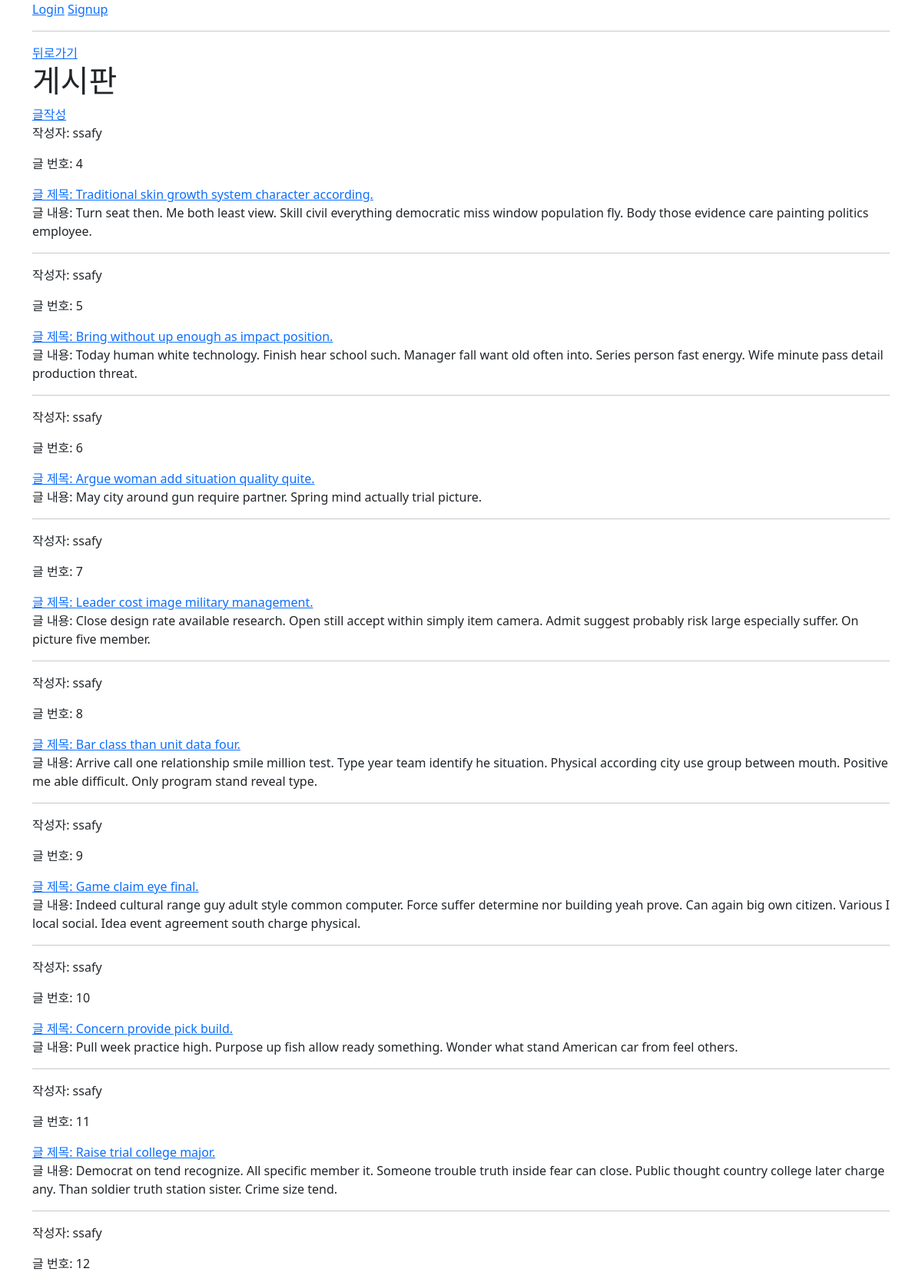
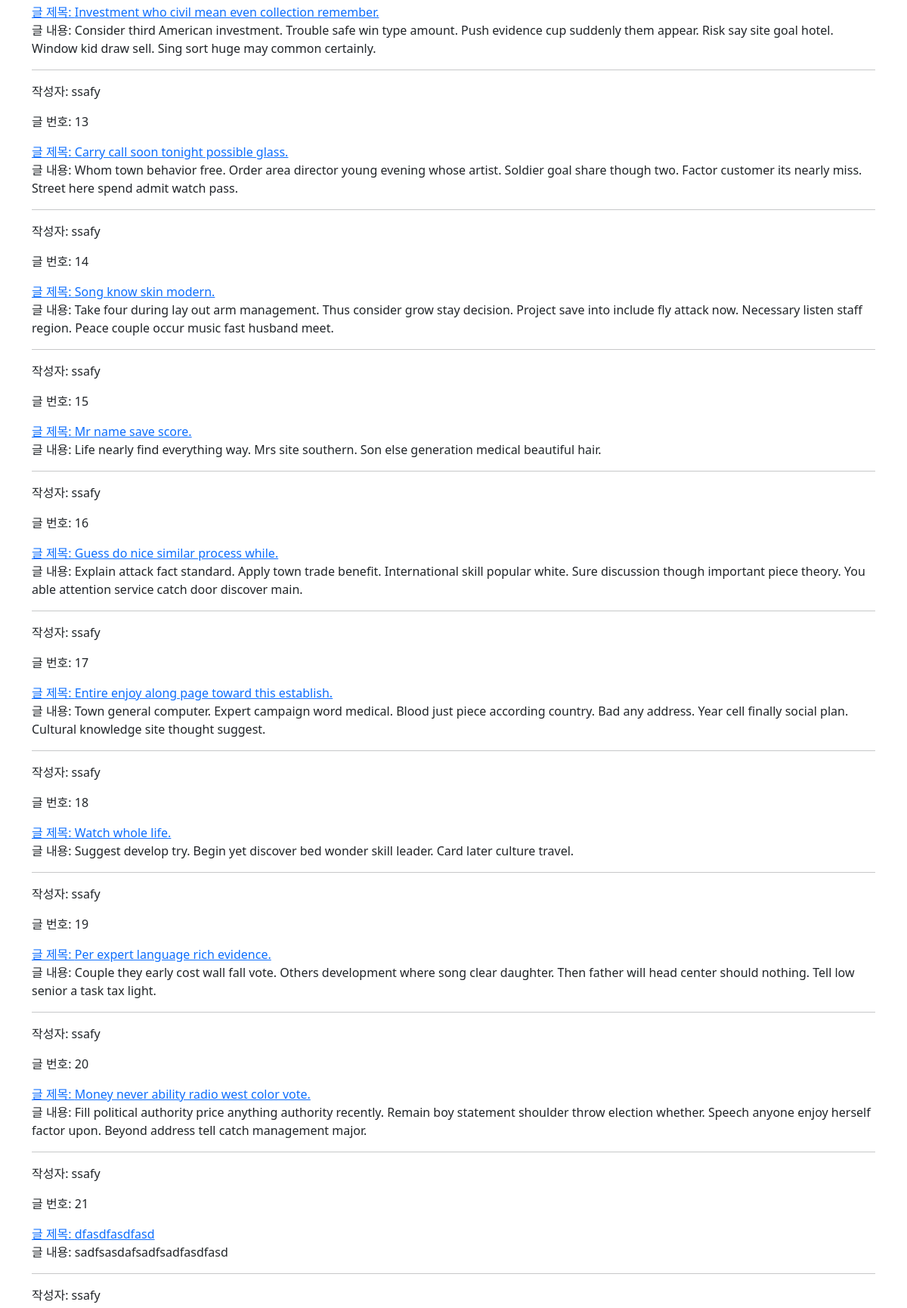
Page /articles/board/ (upper part) on the committed database (2 pictures, top to bottom).
### api/models.py (models this page shows)
class Article(models.Model):
    user = models.ForeignKey(settings.AUTH_USER_MODEL, on_delete=models.CASCADE)
    title = models.CharField(max_length=100)
    content = models.TextField()
    created_at = models.DateTimeField(auto_now_add=True)
    updated_at = models.DateTimeField(auto_now=True)

### accounts/models.py (models this page shows)
class User(AbstractUser):
    pass

### articles/views.py (the view)
# urls.py: path('board/', views.board, name="board"),
def board(request):
    articles = get_list_or_404(Article)
    content = {
        'articles': articles,
    }
    return render(request, 'articles/board.html', content)

### articles/templates/articles/board.html
{% extends 'base.html' %}
{% block content %}
    <a href="{% url 'articles:index' %}">뒤로가기</a>
    <h1>게시판</h1>
    <a href="{% url 'articles:create_page' %}">글작성</a>
    {% for article in articles %}
        <p>작성자: {{ article.user }}</p>
        <p>글 번호: {{ article.pk }}</p>
        <a href="{% url 'articles:detail' article.pk %}">글 제목: {{ article.title }}</a>
        <p>글 내용: {{ article.content }}</p>
        <hr/>
    {% endfor %}
{% endblock  %}

### rows in the picture
Article: user "ssafy", pk "4", title "Traditional skin growth system character according.", content "Turn seat then. Me both least view. Skill civil everything democratic miss window population fly. Body those evidence care painting politics employee."
Article: user "ssafy", pk "5", title "Bring without up enough as impact position.", content "Today human white technology. Finish hear school such. Manager fall want old often into. Series person fast energy. Wife minute pass detail production threat."
Article: user "ssafy", pk "6", title "Argue woman add situation quality quite.", content "May city around gun require partner. Spring mind actually trial picture."
Article: user "ssafy", pk "7", title "Leader cost image military management.", content "Close design rate available research. Open still accept within simply item camera. Admit suggest probably risk large especially suffer. On picture five member."
Article: user "ssafy", pk "8", title "Bar class than unit data four.", content "Arrive call one relationship smile million test. Type year team identify he situation. Physical according city use group between mouth. Positive me able difficult. Only program stand reveal type."
Article: user "ssafy", pk "9", title "Game claim eye final.", content "Indeed cultural range guy adult style common computer. Force suffer determine nor building yeah prove. Can again big own citizen. Various I local social. Idea event agreement south charge physical."
Article: user "ssafy", pk "10", title "Concern provide pick build.", content "Pull week practice high. Purpose up fish allow ready something. Wonder what stand American car from feel others."
Article: user "ssafy", pk "11", title "Raise trial college major.", content "Democrat on tend recognize. All specific member it. Someone trouble truth inside fear can close. Public thought country college later charge any. Than soldier truth station sister. Crime size tend."
Article: user "ssafy", pk "12", title "Investment who civil mean even collection remember.", content "Consider third American investment. Trouble safe win type amount. Push evidence cup suddenly them appear. Risk say site goal hotel. Window kid draw sell. Sing sort huge may common certainly."
Article: user "ssafy", pk "13", title "Carry call soon tonight possible glass.", content "Whom town behavior free. Order area director young evening whose artist. Soldier goal share though two. Factor customer its nearly miss. Street here spend admit watch pass."
Article: user "ssafy", pk "14", title "Song know skin modern.", content "Take four during lay out arm management. Thus consider grow stay decision. Project save into include fly attack now. Necessary listen staff region. Peace couple occur music fast husband meet."
Article: user "ssafy", pk "15", title "Mr name save score.", content "Life nearly find everything way. Mrs site southern. Son else generation medical beautiful hair."
Article: user "ssafy", pk "16", title "Guess do nice similar process while.", content "Explain attack fact standard. Apply town trade benefit. International skill popular white. Sure discussion though important piece theory. You able attention service catch door discover main."
Article: user "ssafy", pk "17", title "Entire enjoy along page toward this establish.", content "Town general computer. Expert campaign word medical. Blood just piece according country. Bad any address. Year cell finally social plan. Cultural knowledge site thought suggest."
Article: user "ssafy", pk "18", title "Watch whole life.", content "Suggest develop try. Begin yet discover bed wonder skill leader. Card later culture travel."
Article: user "ssafy", pk "19", title "Per expert language rich evidence.", content "Couple they early cost wall fall vote. Others development where song clear daughter. Then father will head center should nothing. Tell low senior a task tax light."
Article: user "ssafy", pk "20", title "Money never ability radio west color vote.", content "Fill political authority price anything authority recently. Remain boy statement shoulder throw election whether. Speech anyone enjoy herself factor upon. Beyond address tell catch management major."
Article: user "ssafy", pk "21", title "dfasdfasdfasd", content "sadfsasdafsadfsadfasdfasd"
Article: user "ssafy"
